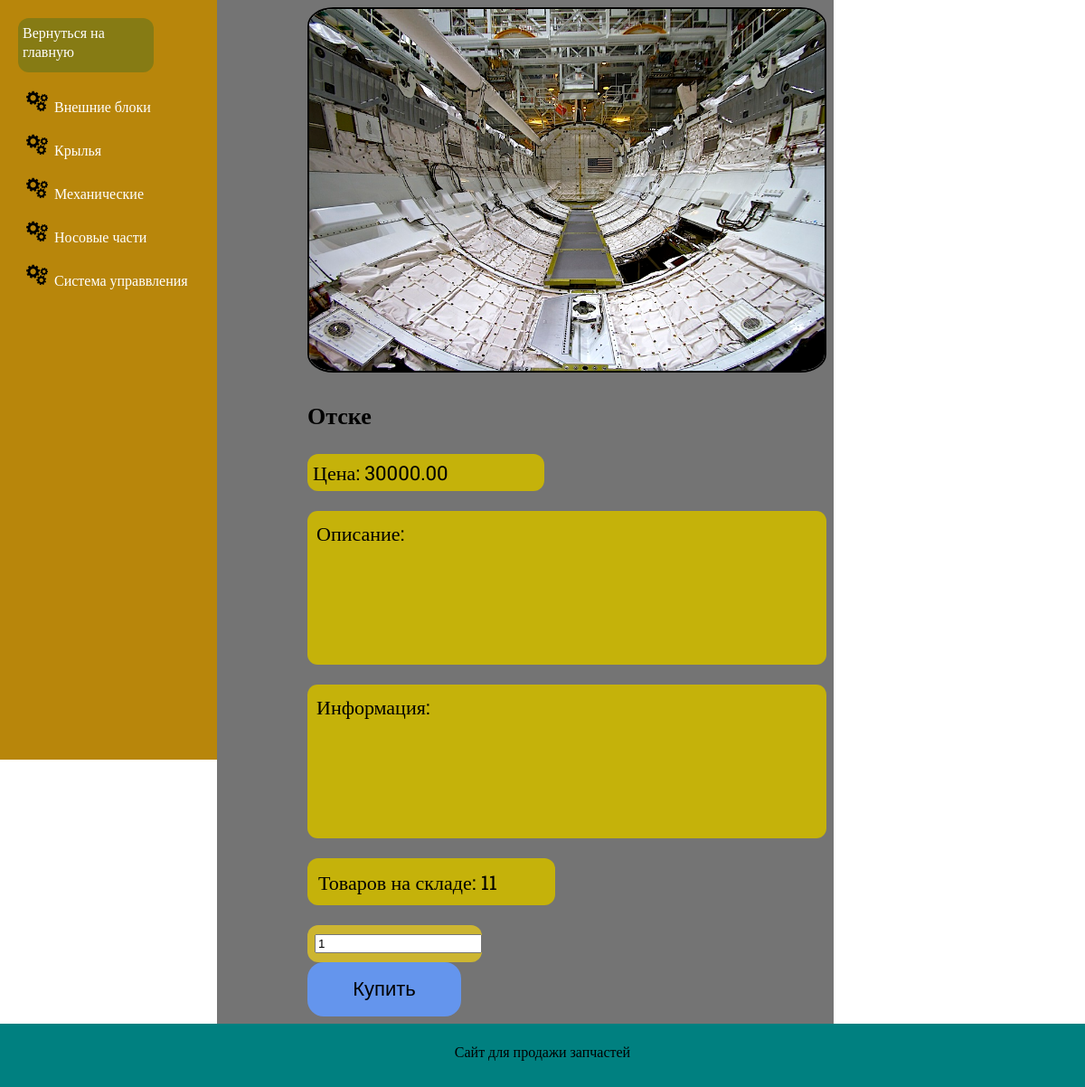
Page /3/otske/ on the earlier database version.
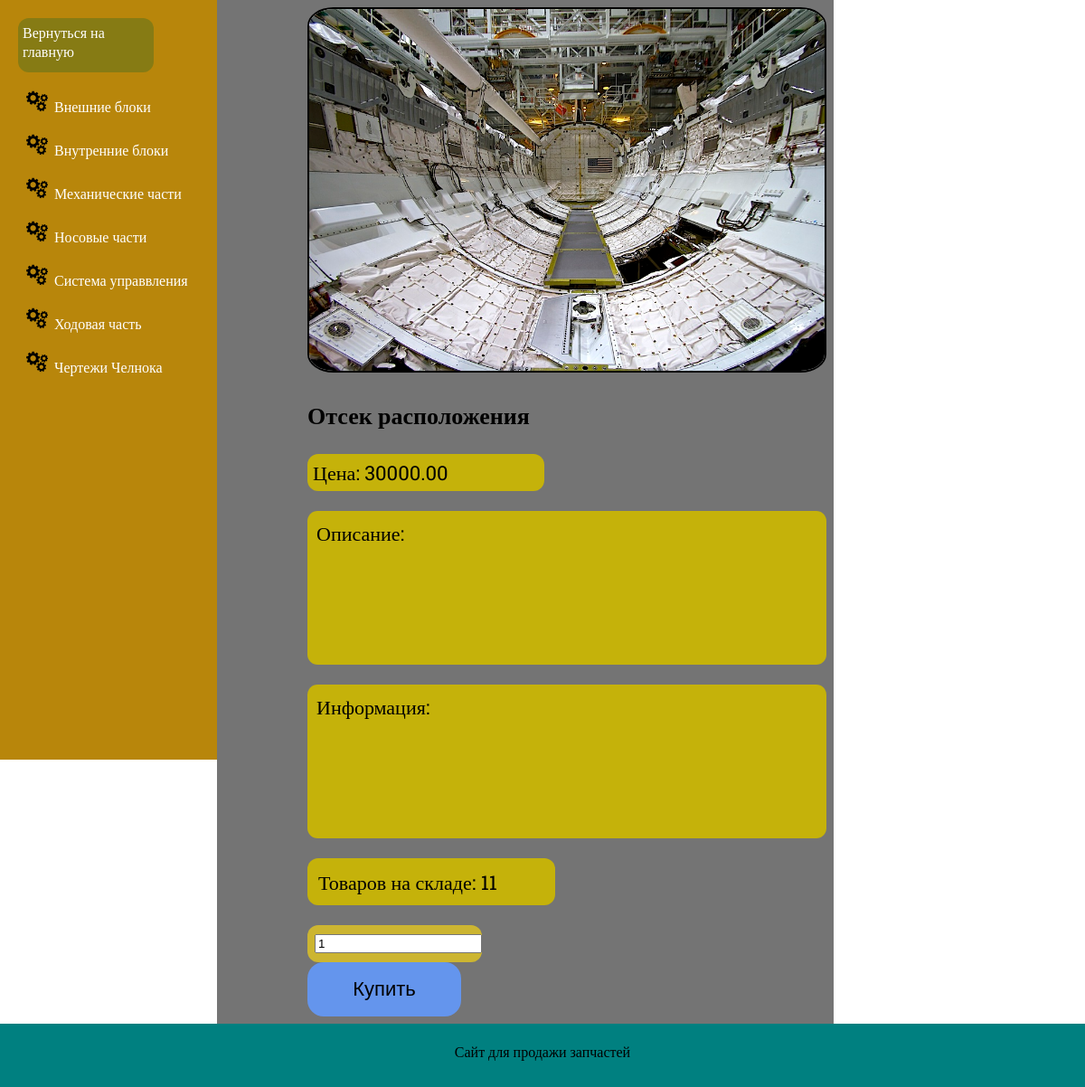
Same page on the later database version.
### main/models.py (models this page shows, shortened)
class Category(models.Model):
    name = models.CharField(max_length=200, db_index=True)       # Строка с симфолами, для названий
    slug = models.SlugField(max_length=200, db_index=True, unique=True)   # Ссылка на категорию транслитом
    image = models.ImageField(upload_to="Engins")                # ИСПРАВИТЬ | Изображения которые которые хратьнсятся в папке
    parent = models.ForeignKey("self", blank=True, null=True, related_name="children", on_delete=models.CASCADE)     # Связь с другими таблицаи из базы | Связываем ключь одной таблицы с другой таблицей
    class Meta:        # Подкласс для оформления(вспомогательный класс), Сортировка
        ordering =("name",)
        verbose_name ="Категория"
        verbose_name_plural = "Категории"
        unique_together =("slug", "parent",)
    def get_absolute_url(self):
        return reverse("main:product_list_by_category", args=[self.slug])

class Engine(models.Model):
    name = models.CharField(max_length=200, db_index=True)
    image = models.ImageField(upload_to="Engins")
    slug = models.SlugField(max_length=200, db_index=True)
    category = models.ForeignKey(Category, blank=True, null=True, related_name="product", on_delete=models.CASCADE)
    price = models.DecimalField(max_digits=10, decimal_places=2)
    description = models.TextField(blank=True)
    product_information = models.TextField(blank=True)
    stock = models.PositiveIntegerField()          # Колличество на складе
    availbale = models.BooleanField(default=True)     # Логическтое поле
    created = models.DateField(auto_now_add=True)     # Поля с датой и временем, когда был товар создан
    updated = models.DateField(auto_now=True)     # Когда был товар отредактирован

### main/views.py (the view)
def product_detail(request, id, slug):
    product = Engine.objects.filter(id = id,
                                    slug = slug,
                                    availbale = True
                                    )[0]
    cart_product_form = CartAddProductForm
    return render(request, 'main/product_detale.html', {'engine': product,
                                                 'cart_product_form': cart_product_form})

### cart/context_processors.py (called while the page is built)
def cart(request):
    return{'cart': Cart(request)}

### main/context_processors.py (called while the page is built)
def categories(request):
    return {"categories": Category.objects.all()}

### main/templates/main/product_detale.html (shortened to what this page needs)
{% extends 'main/base.html' %}
{% load static %}
    {% block content %}
    <div class="engine_detail">
        <div class="engine_detaile_head"><img src="{{engine.image.url}}" alt="{{engine.name}}"></div>
        <div class="engine_detail_boby">
            <h3 class="engine_detail_name">{{engine.name}}</h3>
                <p class="engine_detail_price"> Цена: {{engine.price}}</p>
                <p class="engine_detail_description"> Описание: {{engine.description}}</p>
                <p class="engine_detail_product_information"> Информация: {{engine.product_information}}</p>
                <p class="engine_detail_stock"> {% if engine.stock > 0 %}Товаров на складе: {{engine.stock}} {% else %}Товаров нет на складе {% endif %}</p>
            <form action={% url 'cart:cart_add' engine.id %} method='POST'>
                <div class="quantity">
                {{ cart_product_form.quantity }}
                </div>
                <button class="engine_buy" href=>Купить</button>
            </form>
        </div>
    </div>
{% endblock %}

### main/templates/main/base.html (shortened to what this page needs)
{% load static %}
<!DOCTYPE html>
<html lang="en">
<head>
    <link rel="stylesheet" href="{% static 'css/style.css' %}">
</head>
<body>
    <main>
        <div class="categories">
        {% include "main/navbar.html" %}
            <ul class="categories_list">
            {% for category in categories %}
            <li class="category_item"><a class="category_link" href={{category.get_absolute_url}}>{{category.name}}</a></li>
            {% endfor %}
            </ul>
        </div>
    {% block content %}{% endblock content %}
    </main>
    <footer>Сайт для продажи запчастей</footer>
</body>
</html>

### main/templates/main/navbar.html
<div class="navbar">
    <a href={% url 'main:index' %} class="engine_detail_button"> Вернуться на главную</a>
</div>

### main/static/css/style.css (style rules this page uses)
body { margin: 0; font-family: "Roboto Slab"; }
footer { background-color: teal; width: 100%; height: 70px; padding: 20px; text-align: center; box-sizing: border-box; }
.engine_buy { background-color: cornflowerblue; text-decoration: none; display: block; width: 170px; height: 60px; font-size: 22px; border-radius: 18px; border: none; transition: 0.3s; }
.engine_detail { background-color: rgb(116, 116, 116); width:unset; height:unset; padding: 8px; text-decoration: none; display: block; padding-left: 100px; }
.engine_detail_name { font-size: 26px; }
.engine_detail_button { color: white; background-color:rgb(134, 123, 20); display: block; height: 50px; width: 140px; padding: 5px; border-radius: 12px; text-decoration: none; transition: 0.3s; }
.engine_detaile_head img { background-color: white; width: 570px; height: 400px; border-radius: 5%; border: 2px solid #000000; object-fit: cover }
.engine_detail_description { height: 150px; overflow-y:scroll; border-radius: 3mm; padding: 16px; }
.engine_detail_product_information { height: 150px; overflow-y: scroll; border-radius: 3mm; padding: 16px; }
.engine_detail_stock { color: rgb(0, 0, 0); background-color: rgb(197, 178, 10); padding: 12px; font-size: 22px; height: 28px; width: 250px; border-radius: 12px; }
.engine_detail_price { font-size: 22px; background-color: rgb(197, 178, 10); width: 250px; padding: 6px; border-radius: 12px; }
.engine_detail_description { font-size: 22px; background-color: rgb(197, 178, 10); padding: 10px; }
.engine_detail_product_information { font-size: 22px; background-color: rgb(197, 178, 10); padding: 10px; }
main { display: flex; }
.categories { position: sticky; top: 0; height: 100vh; width: 200px; background-color: darkgoldenrod; padding: 20px; }
.categories_list { margin: 0; list-style: url("../img/meh.png"); margin-top: 20px; }
.category_item { margin-bottom: 20px; }
.category_link { text-decoration: none; color: white; }
.quantity { background-color: rgb(204, 181, 49); padding: 8px; width: 177px; height: 25px; border-radius: 12px; }

Differences in the rows shown:
added Category: name "Внутренние блоки"
changed Category: name "Механические" → "Механические части"
changed Category: name "Крылья" → "Ходовая часть"; moves down the list
added Category: name "Чертежи Челнока"
changed Engine: name "Отске" → "Отсек расположения"
